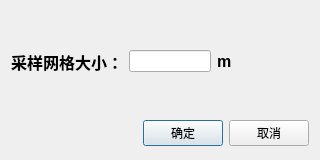
<?xml version="1.0" encoding="UTF-8"?>
<ui version="4.0">
 <class>FilterAvoxel</class>
 <widget class="QDialog" name="FilterAvoxel">
  <property name="geometry">
   <rect>
    <x>0</x>
    <y>0</y>
    <width>320</width>
    <height>160</height>
   </rect>
  </property>
  <property name="minimumSize">
   <size>
    <width>320</width>
    <height>160</height>
   </size>
  </property>
  <property name="maximumSize">
   <size>
    <width>320</width>
    <height>160</height>
   </size>
  </property>
  <property name="windowTitle">
   <string>Dialog</string>
  </property>
  <layout class="QGridLayout" name="gridLayout">
   <item row="0" column="0">
    <layout class="QHBoxLayout" name="horizontalLayout_2">
     <item>
      <layout class="QHBoxLayout" name="horizontalLayout">
       <item>
        <widget class="QLabel" name="label">
         <property name="font">
          <font>
           <family>Arial</family>
           <pointsize>12</pointsize>
           <weight>75</weight>
           <bold>true</bold>
          </font>
         </property>
         <property name="text">
          <string>采样网格大小：</string>
         </property>
        </widget>
       </item>
       <item>
        <widget class="QLineEdit" name="lineEdit"/>
       </item>
       <item>
        <widget class="QLabel" name="label_2">
         <property name="font">
          <font>
           <family>Arial</family>
           <pointsize>12</pointsize>
           <weight>75</weight>
           <bold>true</bold>
          </font>
         </property>
         <property name="text">
          <string>m</string>
         </property>
        </widget>
       </item>
      </layout>
     </item>
     <item>
      <spacer name="horizontalSpacer">
       <property name="orientation">
        <enum>Qt::Horizontal</enum>
       </property>
       <property name="sizeHint" stdset="0">
        <size>
         <width>102</width>
         <height>20</height>
        </size>
       </property>
      </spacer>
     </item>
    </layout>
   </item>
   <item row="1" column="0">
    <layout class="QHBoxLayout">
     <property name="spacing">
      <number>6</number>
     </property>
     <property name="leftMargin">
      <number>0</number>
     </property>
     <property name="topMargin">
      <number>0</number>
     </property>
     <property name="rightMargin">
      <number>0</number>
     </property>
     <property name="bottomMargin">
      <number>0</number>
     </property>
     <item>
      <spacer>
       <property name="orientation">
        <enum>Qt::Horizontal</enum>
       </property>
       <property name="sizeHint" stdset="0">
        <size>
         <width>131</width>
         <height>31</height>
        </size>
       </property>
      </spacer>
     </item>
     <item>
      <widget class="QPushButton" name="btn_Cancel">
       <property name="text">
        <string>确定</string>
       </property>
      </widget>
     </item>
     <item>
      <widget class="QPushButton" name="btn_Ok">
       <property name="text">
        <string>取消</string>
       </property>
      </widget>
     </item>
    </layout>
   </item>
  </layout>
 </widget>
 <resources/>
 <connections>
  <connection>
   <sender>btn_Cancel</sender>
   <signal>clicked()</signal>
   <receiver>FilterAvoxel</receiver>
   <slot>btn_Ok_clicked()</slot>
   <hints>
    <hint type="sourcelabel">
     <x>288</x>
     <y>258</y>
    </hint>
    <hint type="destinationlabel">
     <x>96</x>
     <y>254</y>
    </hint>
   </hints>
  </connection>
  <connection>
   <sender>btn_Ok</sender>
   <signal>clicked()</signal>
   <receiver>FilterAvoxel</receiver>
   <slot>btn_Cancel_clicked()</slot>
   <hints>
    <hint type="sourcelabel">
     <x>369</x>
     <y>258</y>
    </hint>
    <hint type="destinationlabel">
     <x>179</x>
     <y>282</y>
    </hint>
   </hints>
  </connection>
 </connections>
 <slots>
  <slot>btn_Ok_clicked()</slot>
  <slot>btn_Cancel_clicked()</slot>
 </slots>
</ui>
